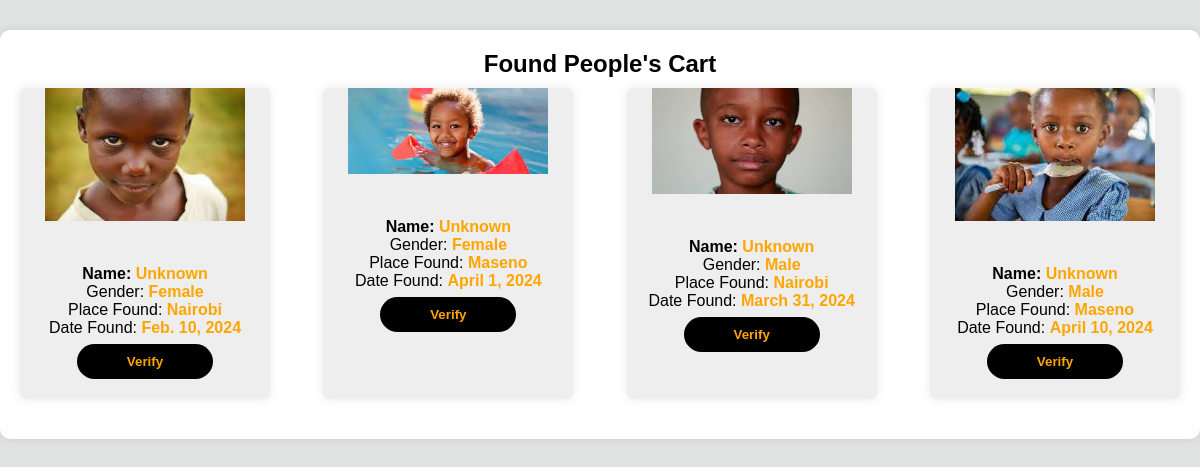
Before: /found_person_cart/ (signed in) with the older database file.
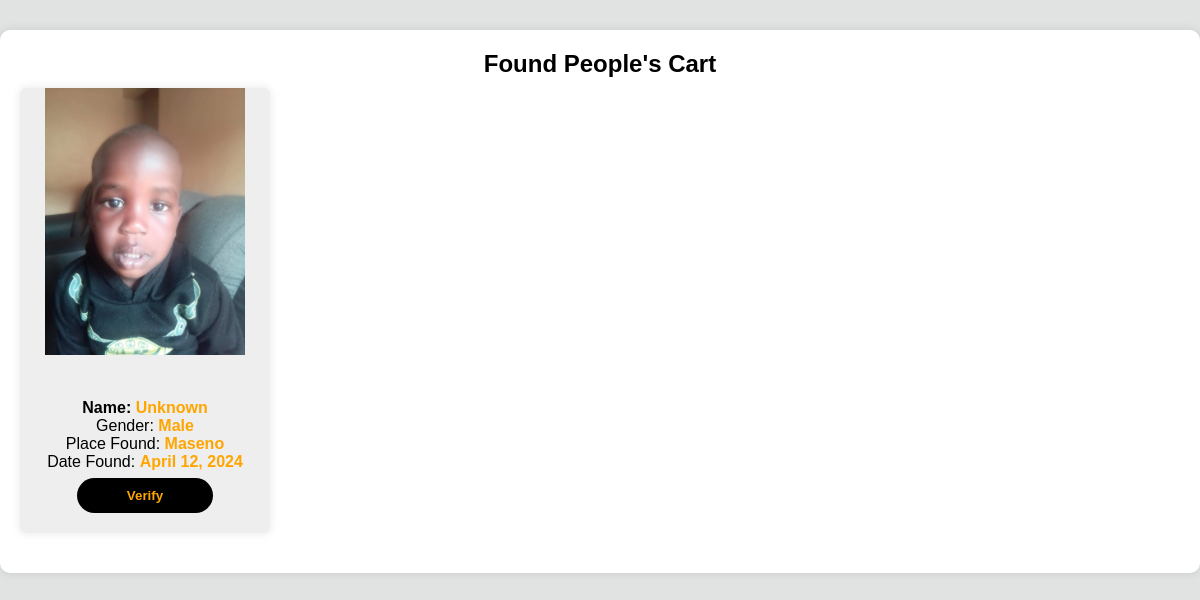
After: the same page with the newer database file.
### picApp/models.py (models this page shows, shortened)
class FoundPerson(models.Model):
    GENDER_CHOICES = (
        ('M', 'Male'),
        ('F', 'Female'),
        ('O', 'Other'),
    )
    name = models.CharField(max_length=100, default="Unknown")
    image = models.ImageField(upload_to='found_person')
    place_found = models.CharField(max_length=100)
    date_found = models.DateField()
    gender = models.CharField(max_length=1, choices=GENDER_CHOICES, default='O')
    time_found = models.TimeField()
    image_encoding = models.BinaryField()
    samaritan_name = models.CharField(max_length=100)
    samaritan_contact = models.CharField(max_length=50)
    isverified = models.BooleanField(default=False)

### picApp/views.py (the view)
# urls.py: path('found_person_cart/', found_person_cart, name="found_person_cart"),
@login_required
def found_person_cart(request):
    case = FoundPerson.objects.filter(isverified=False)
    return render(request,'picApp/found-cart.html', {"case":case})

### picApp/templates/picApp/found-cart.html (shortened to what this page needs)
{% load static %}
<!DOCTYPE html>
<html lang="en">
<head>
    <link rel="stylesheet" href="{% static 'style.css' %}">
</head>
<body>
    <div class="container mt-4">
        <h2>Found People's Cart</h2>
        <div class="missing-person">
            {% for c in case %}
            <div class="missing">
                <div class="missing-img">
                    <img src="{{ c.image.url }}" alt="missing person image">
                </div>
                <div class="missing-name">
                    <h4>Name: <b>{{ c.name }}</b></h4>
                    {% if c.gender == "M" %}
                    <p>Gender: <b> Male</b></p>
                    {% else%}
                    <p>Gender: <b> Female</b><p>
                    {% endif %}
                    <p>Place Found: <b> {{ c.place_found }}</b></p>
                    <p>Date Found: <b> {{ c.date_found }}</b></p>
                    <a href="{% url 'verify_found_persons' c.id %}"><button class="btn"><b>Verify</b></button></a>
                </div>
            </div>
            {% endfor %}
        </div>
    </div>
</body>
</html>

Changed rows visible on the page:
removed FoundPerson: shows a picture, name "Unknown", shows "Gender:", gender "Female", place_found "Nairobi", date_found "Feb. 10, 2024"
removed FoundPerson: shows a picture, name "Unknown", shows "Gender:", gender "Female", place_found "Maseno", date_found "April 1, 2024"
removed FoundPerson: shows a picture, name "Unknown", shows "Gender:", gender "Male", place_found "Nairobi", date_found "March 31, 2024"
removed FoundPerson: shows a picture, name "Unknown", shows "Gender:", gender "Male", place_found "Maseno", date_found "April 10, 2024"
added FoundPerson: image (picture), name "Unknown", shows "Gender:", gender "Male", place_found "Maseno", date_found "April 12, 2024"
